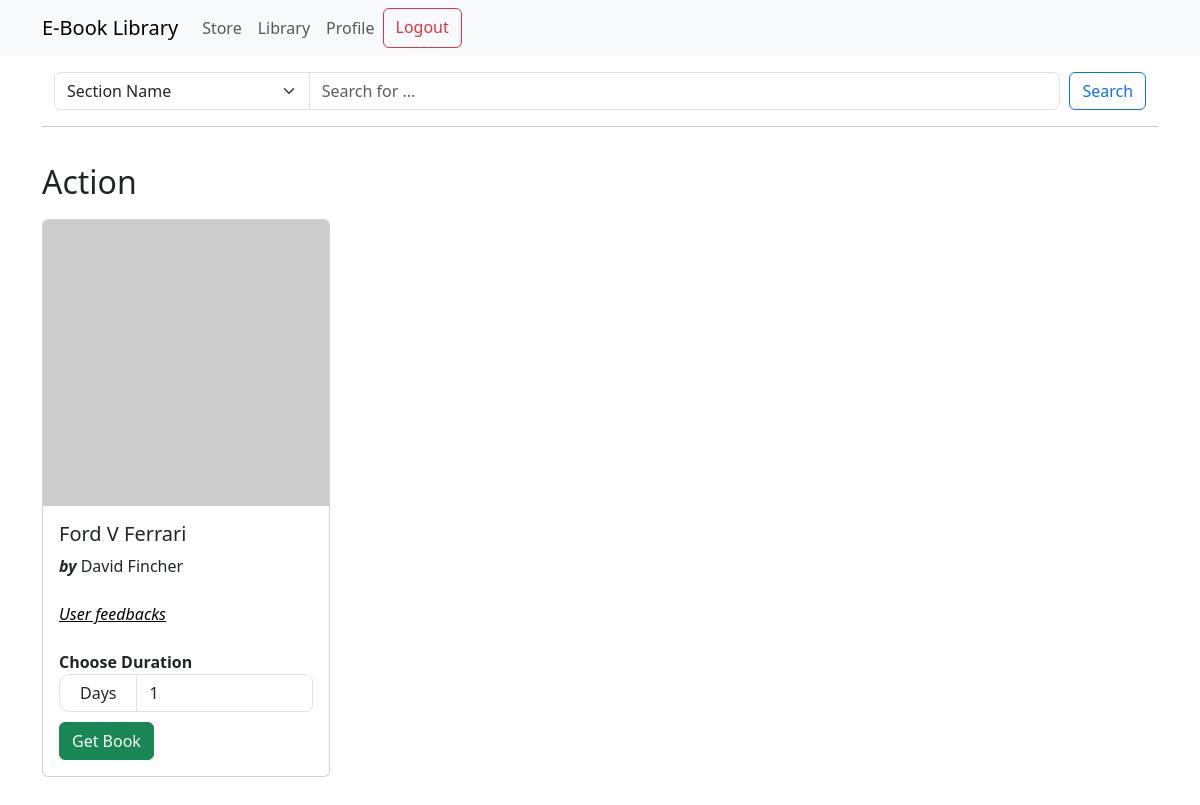
/ (signed in), run on an earlier commit of the app's database.
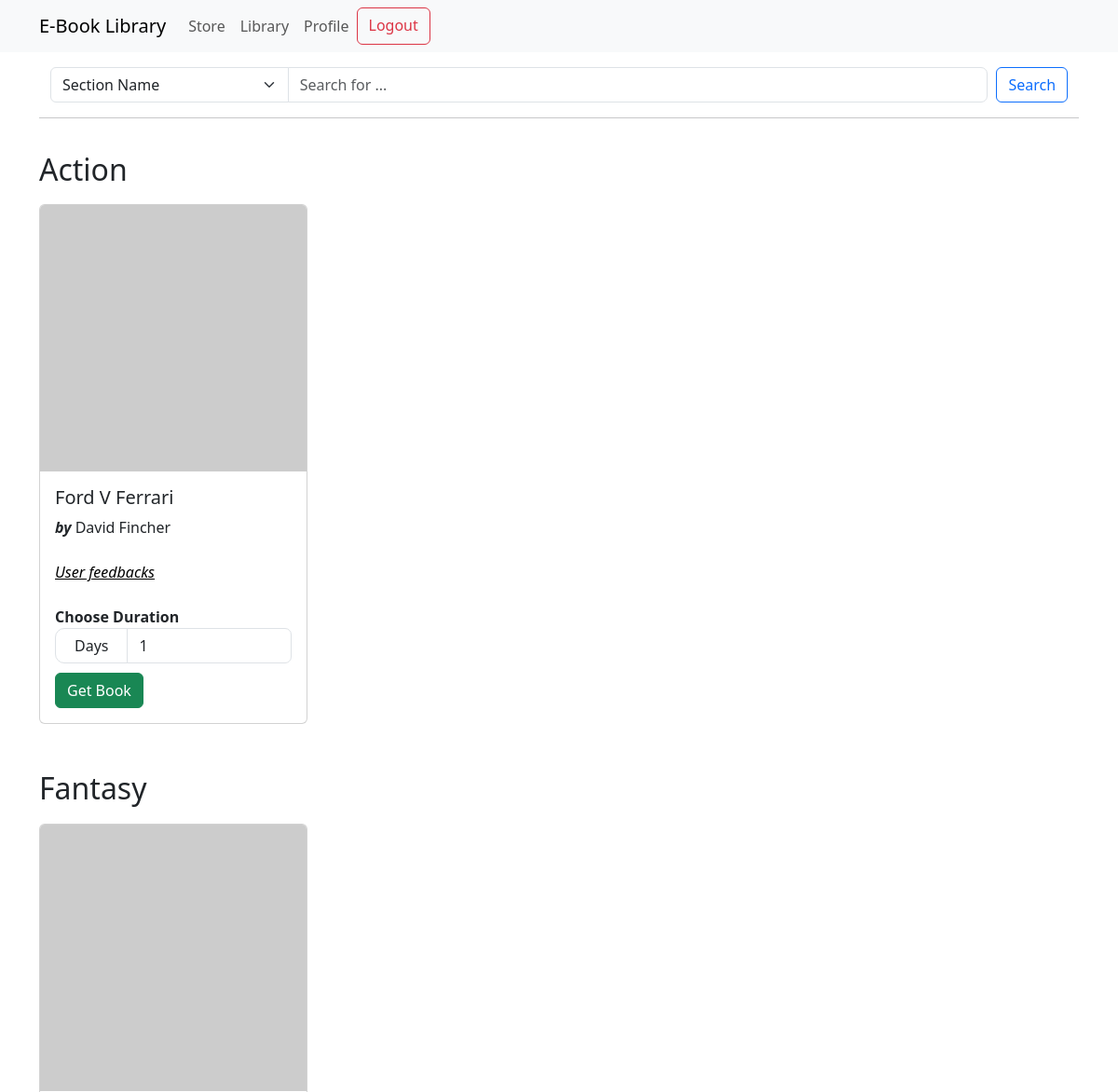
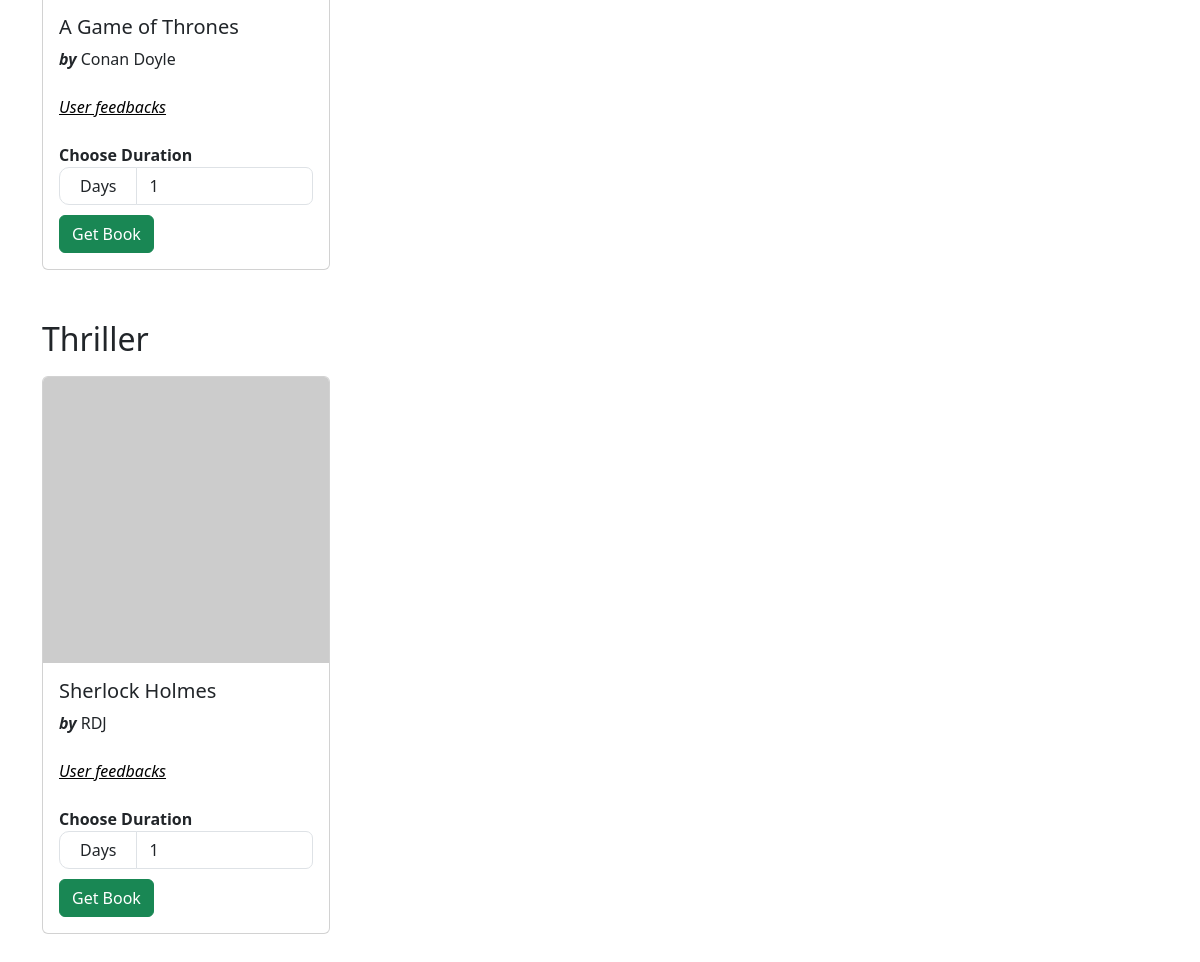
And on a later commit of the database (2 pictures, top to bottom).
### models.py (models this page shows)
class Section(db.Model):
    id = db.Column(db.Integer, primary_key=True)
    name = db.Column(db.String(32), nullable=False, unique=True)
    books = db.relationship(
        "Books", backref="section", lazy=True, cascade="all, delete-orphan"
    )

class Books(db.Model):
    id = db.Column(db.Integer, primary_key=True)
    name = db.Column(db.String(64), nullable=False)
    content = db.Column(db.Text, nullable=False)
    author = db.Column(db.String(64), nullable=False)
    date_issued = db.Column(db.Date)  # null as it'll be filled during issuance
    return_date = db.Column(db.Date)  # null as it'll be filled during issuance
    section_id = db.Column(db.Integer, db.ForeignKey("section.id"), nullable=False)
    carts = db.relationship("Cart", backref="book", lazy=True)
    issued = db.relationship(
        "Issued", backref="books", lazy=True, cascade="all, delete-orphan"
    )

### routes.py (the view)
@app.route("/")
@auth_required
def index():
    sections = Section.query.filter(Section.books.any()).all()
    parameter = request.args.get("parameter")
    query = request.args.get("query")
    parameters = {
        "section_name": "Section Name",
        "book_name": "Book Name",
        "author_name": "Author Name",
    }
    if parameter == "section_name":
        sections = Section.query.filter(Section.name.ilike(f"%{query}%")).all()
    elif parameter == "book_name":
        sections = [
            section
            for section in sections
            if any(query.lower() in book.name.lower() for book in section.books)
        ]
    elif parameter == "author_name":
        sections = [
            section
            for section in sections
            if any(query.lower() in book.author.lower() for book in section.books)
        ]
    return render_template(
        "index.html", sections=sections, parameters=parameters, query=query
    )

### routes.py (called while the page is built)
def auth_required(func):
    @wraps(func)
    def inner(*args, **kwargs):
        if "user_id" in session:
            return func(*args, **kwargs)
        else:
            return redirect(url_for("login"))
    return inner

### templates/index.html (shortened to what this page needs)
{% extends "layout.html" %}
{% block content %}
{% if sections|length > 0 %}
{% include "searchbar.html" %}
<hr>
<div class="sections-list">
    {% for section in sections %}
    <h2 style="margin-top: 20px;">{{section.name}}</h2>
    <div class="books" style="margin-bottom: 20px;">
        {% for book in section.books %}
        {% if not param or
        (param == 'book_name' and book_name.lower() in book.name.lower()) or
        (param == 'author_name'and author_name.lower() in book.author.lower()) %}
        <div class="card" style="width: 18rem; margin-left: 0; margin-right: 20px">
            <img src="https://picsum.photos/200/200" class="card-img-top" alt="{{book.name}}">
            <div class="card-body">
                <h5 class="card-title">{{book.name}}</h5>
                <div class="author">
                    <strong><i>by</i> </strong> {{book.author}}
                </div>
                <br>
                <div><a href="{{url_for('show_feedbacks_user', book_id=book.id)}}" style="color: black;"><i><u>User
                                feedbacks</u></i></a>
                </div>
                <br>
                <strong>Choose Duration</strong>
                <form action="{{url_for('add_to_cart', book_id=book.id, duration=duration)}}" class="form"
                    method="POST">
                    <div class="input-group">
                        <label for="duration" class="days">Days</label>
                        <input type="number" name="duration" id="duration" class="form-control" value="1" min="1"
                            style="border-radius: 0px 7px 7px 0px;">
                    </div>
                    <input type="submit" value="Get Book" class="btn btn-success" style="margin-top: 10px;">
                </form>
            </div>
        </div>
        {% endif %}
        {% endfor %}
    </div>
    {% endfor%}
</div>
{% else %}
<h1 class="display-1">No Books in Store Currently</h1>
<hr>
{% endif %}
{% endblock %}

### templates/layout.html (shortened to what this page needs)
<!DOCTYPE html>
<html lang="en">
<head>
    <link href="https://cdn.jsdelivr.net/npm/bootstrap@5.3.3/dist/css/bootstrap.min.css" rel="stylesheet"
 />
    <link rel="stylesheet" href="https://cdnjs.cloudflare.com/ajax/libs/font-awesome/6.5.1/css/all.min.css"
 />
</head>
<body>
    {% include 'navbar.html' %}
    <div class="container">
        {% block content %} {% endblock %}
    </div>
</body>
</html>

### templates/navbar.html (shortened to what this page needs)
<nav class="navbar navbar-expand-lg bg-body-tertiary">
    <div class="container">
        {% if session['is_admin'] %}
        <a class="navbar-brand" href="#">Library Management System</a>
        {% else %}
        <a class="navbar-brand" href="#">E-Book Library</a>
        {% endif %}
        <div class="collapse navbar-collapse" id="navbarNavAltMarkup">
            <div class="navbar-nav">
                {% if 'user_id' in session %}
                {% if session['is_admin'] %}
                <a class="nav-link" href="{{ url_for('admin') }}">Dashboard</a>
                <a class="nav-link" href="{{ url_for('show_feedbacks') }}">Feedbacks</a>
                <a class="nav-link" href="{{ url_for('issued_books') }}">Issued Books</a>
                <a class="nav-link" href="{{ url_for('cart') }}">User Requests</a>
                <a class="nav-link" href="{{ url_for('profile') }}">Profile</a>
                <a class="btn btn-outline-danger logout" href="{{url_for('logout')}}">Logout</a>
                {% else %}
                <a class="nav-link" href="{{ url_for('index') }}">Store</a>
                <a class="nav-link" href="{{ url_for('issued_books_user') }}">Library</a>
                <a class="nav-link" href="{{ url_for('profile') }}">Profile</a>
                <a class="btn btn-outline-danger logout" href="{{url_for('logout')}}">Logout</a>
                {% endif %}
                {% else %}
                <a class="nav-link" href="{{ url_for('login') }}">Login</a>
                <a class="nav-link" href="{{ url_for('register') }}">Register</a>
                {% endif %}
            </div>
        </div>
    </div>
</nav>

### templates/searchbar.html
<div class="container-fluid mt-3">
    <div class="row">
        <div class="col-md-12">
            <form action="" method="GET">
                <div class="input-group">
                    <select name="parameter" id="parameter" class="parameter form-select">
                        {% for parameter in parameters %}
                        {% if param and parameter == param %}
                        <option value="{{parameter}}" selected>{{parameters[parameter]}}</option>
                        {% else %}
                        <option value="{{parameter}}">{{parameters[parameter]}}</option>
                        {% endif %}
                        {% endfor %}
                    </select>
                    <input type="text" name="query" class="form-control w-50" placeholder="Search for ..."
                        style="border-radius: 0px 7px 7px 0px;">
                    <span class="input-group-btn">
                        <button class="btn btn-outline-primary" style="margin-left: 10px;">Search</button>
                    </span>
                </div>
            </form>
        </div>
    </div>
</div>

### templates/index.html (style rules this page uses)
.sections-list { display: flex; flex-direction: column; justify-content: left; }
.books { padding: 0; display: flex; flex-wrap: wrap; justify-content: left; }
.card { margin: 10px; }
.days { padding-top: 6px; padding-left: 20px; padding-right: 20px; border-style: solid; border-width: 1px; border-radius: 10px; border-color: #dee2e6; }

What changed in the data, as far as the page shows it:
added Section: name "Fantasy"
added Books: name "A Game of Thrones", author "Conan Doyle", shown under "Fantasy"
added Section: name "Thriller"
added Books: name "Sherlock Holmes", author "RDJ", shown under "Thriller"
